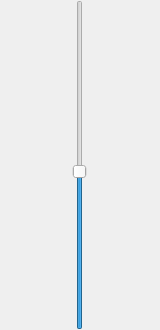
<?xml version="1.0" encoding="UTF-8"?>
<ui version="4.0">
 <class>TractionLever</class>
 <widget class="QWidget" name="TractionLever">
  <property name="geometry">
   <rect>
    <x>0</x>
    <y>0</y>
    <width>160</width>
    <height>330</height>
   </rect>
  </property>
  <property name="windowTitle">
   <string>Form</string>
  </property>
  <widget class="QSlider" name="verticalSlider">
   <property name="geometry">
    <rect>
     <x>0</x>
     <y>0</y>
     <width>160</width>
     <height>330</height>
    </rect>
   </property>
   <property name="styleSheet">
    <string notr="true">background-image: url(:/resources/BKG_palanca2.png);</string>
   </property>
   <property name="minimum">
    <number>-12</number>
   </property>
   <property name="maximum">
    <number>13</number>
   </property>
   <property name="singleStep">
    <number>1</number>
   </property>
   <property name="pageStep">
    <number>1</number>
   </property>
   <property name="value">
    <number>0</number>
   </property>
   <property name="sliderPosition">
    <number>0</number>
   </property>
   <property name="orientation">
    <enum>Qt::Vertical</enum>
   </property>
   <property name="invertedAppearance">
    <bool>false</bool>
   </property>
   <property name="invertedControls">
    <bool>false</bool>
   </property>
  </widget>
 </widget>
 <resources/>
 <connections/>
</ui>
